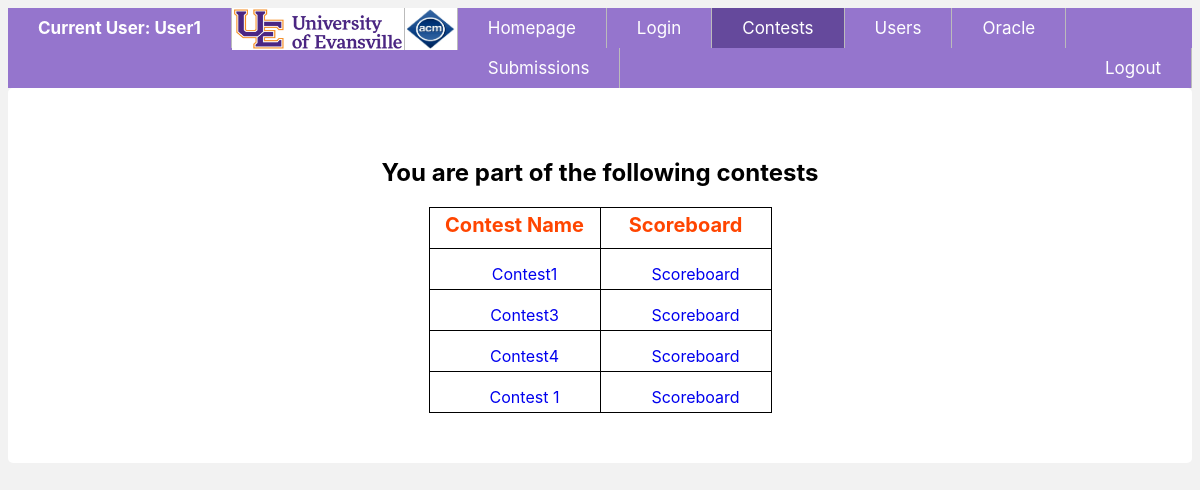
The page /contests/ (signed in) on the database as committed earlier.
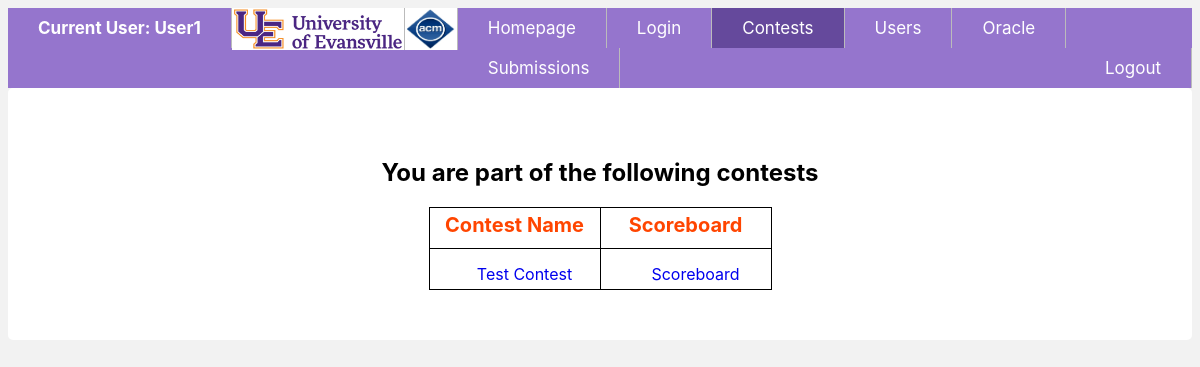
The same page on the database as committed later.
### contests/models.py (models this page shows, shortened)
class Contest(models.Model):
    contestName             = models.CharField(max_length = 20, unique = True)
    contestDate             = models.DateField()
    contestants             = models.ManyToManyField('users.CustomUser', blank = True)
    contestHours            = models.PositiveSmallIntegerField(default = 2)
    contestMinutes          = models.PositiveSmallIntegerField(default = 0)
    contestDuration         = models.DurationField(default = datetime.timedelta(days = 0, seconds=7200))
    isRunning               = models.BooleanField(default = False)
    startTime               = models.TimeField(null = True)
    stopTime                = models.TimeField(null = True)
    def get_absolute_url(self):
        return reverse("contests:contest-detail", kwargs = {"id": self.id})

### contests/views.py (the view)
# urls.py: path('', ContestListView.as_view(), name = 'contest-list'),
@class_view_decorator(custom_login_required)
class ContestListView(ListView):
    template_name = "contests/contest_list.html"
    def get_queryset(self):
        if(self.request.user.userType.lower() == "team"):
            return Contest.objects.all().filter(contestants = self.request.user)
        else:
            return Contest.objects.all()

### contests/templates/contests/contest_list.html (shortened to what this page needs)
{% extends 'base.html' %}
{% block content %}
{% load static %}
<div class = "container">
<link rel = "stylesheet" type = "text/css" href = "{% static 'css/style_lists.css' %}" />
{% if request.user.userType == "administrator" %}
    <a href = '{{ get_absolute_url }}create/' id = "createnew"> Create New Contest</a>
    <br><br>
    <table>
        <tr>
            <th>Contest Name</th>
            <th>Start</th>
            <th>Stop</th>
            <th>Status</th>
            <th>Update</th>
            <th>Delete</th>
            <th>Submissions</th>
            <th>Scoreboard</th>
        </tr>
        {% for instance in object_list %}
        <tr>
        <td>
            <a href = '{{ instance.get_absolute_url }}' >
                {{ instance.contestName }}
            </a>
        </td>
        <td><a href = '{{ instance.get_absolute_url }}start' > start </a></td>
        <td><a href = '{{ instance.get_absolute_url }}stop' > stop </a></td>
        {% if instance.isRunning == True %}
        <td>Running</td>
        {% else %}
        <td>Stopped</td>
        {% endif %}
        <td><a href = '{{ instance.get_absolute_url }}update' > update </a></td>
        <td><a href = '{{ instance.get_absolute_url }}delete' > delete </a></td>
        <td><a href = '{{ instance.get_absolute_url }}submissions' > submissions </a></td>
        <td><a href = '{{ instance.get_absolute_url }}scoreboard' > scoreboard </a></td>
</tr>
{% endfor %}
</table>
{% else %}
<h2>You are part of the following contests</h2>
<table>
    <tr>
        <th>Contest Name</th>
        <th>Scoreboard</th>
    </tr>
    {% for instance in object_list %}
    <tr>
    <td>
        <a href = '{{ instance.get_absolute_url }}' >
            {{ instance.contestName }}
        </a>
    </td>
    <td><a href = '{{ instance.get_absolute_url }}scoreboard' > scoreboard </a></td>
</tr>
{% endfor %}
</table>
{% endif %}
</div>
{% endblock %}

Rows that differ between the two databases and show on the page:
removed Contest: contestName "Contest1"
removed Contest: contestName "Contest3"
removed Contest: contestName "Contest4"
removed Contest: contestName "Contest 1"
added Contest: contestName "Test Contest"
